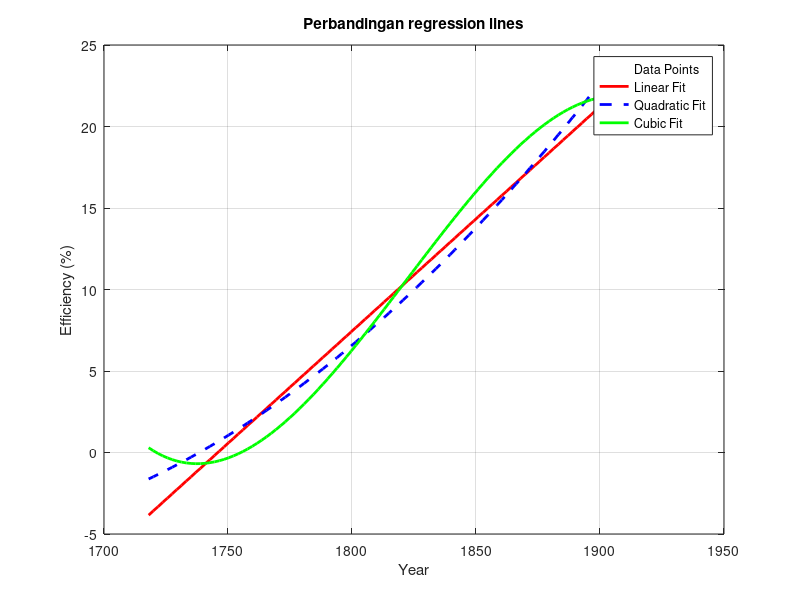

The MATLAB source for this figure:
year = [1718, 1767, 1774, 1775, 1792, 1816, 1828, 1834, 1878, 1906];
efficiency = [0.5, 0.8, 1.4, 2.7, 4.5, 7.5, 12.0, 17.0, 17.2, 23.0];
type = {'Newcomen', 'Smeaton', 'Smeaton', 'Watt', 'Watt', 'Woolf compound'};

x = year;
y = efficiency;

n = length(x);

sum_x = sum(x);
sum_y = sum(y);
sum_xy = sum(x .* y);
sum_x2 = sum(x.^2);

a1 = (n * sum_xy - sum_x * sum_y) / (n * sum_x2 - sum_x^2);
a0 = mean(y) - a1 * mean(x);


disp(a0);
disp(a1);


% Create regression line for plotting
x_fit = linspace(min(x), max(x), 100);
y_linear = a0 + a1 * x_fit;

% Quadratic Regression
sum_x3 = sum(x.^3);
sum_x4 = sum(x.^4);
sum_x2y = sum((x.^2) .* y);

A = [n      sum_x   sum_x2;
     sum_x  sum_x2  sum_x3;
     sum_x2 sum_x3  sum_x4];

b = [sum_y; sum_xy; sum_x2y]; % right side of the equation

coeffs2 = A \ b;
a0_q = coeffs2(1);
a1_q = coeffs2(2);
a2_q = coeffs2(3);

y_quad = a0_q + a1_q * x_fit + a2_q * x_fit.^2;

% Cubic Regression
sum_x5 = sum(x.^5);
sum_x6 = sum(x.^6);
sum_x3y = sum((x.^3) .* y);

A3 = [n      sum_x   sum_x2  sum_x3;
      sum_x  sum_x2  sum_x3  sum_x4;
      sum_x2 sum_x3  sum_x4  sum_x5;
      sum_x3 sum_x4  sum_x5  sum_x6];

b3 = [sum_y; sum_xy; sum_x2y; sum_x3y];

coeffs3 = A3 \ b3;
a0_c = coeffs3(1);
a1_c = coeffs3(2);
a2_c = coeffs3(3);
a3_c = coeffs3(4);

y_cubic = a0_c + a1_c * x_fit + a2_c * x_fit.^2 + a3_c * x_fit.^3;

% Plot
figure
plot(x, y, 'white.', 'MarkerSize', 20); hold on;
plot(x_fit, y_linear, 'r-', 'LineWidth', 2);
plot(x_fit, y_quad, 'b--', 'LineWidth', 2);
plot(x_fit, y_cubic, 'g-', 'LineWidth', 2);

grid on
xlabel('Year');
ylabel('Efficiency (%)');
title('Perbandingan regression lines');
legend('Data Points', 'Linear Fit', 'Quadratic Fit', 'Cubic Fit');
hold off;

% Standard deviation calculation
y_pred_linear = a0 + a1 * x;
y_pred_quad = a0_q + a1_q * x + a2_q * x.^2;
y_pred_cubic = a0_c + a1_c * x + a2_c * x.^2 + a3_c * x.^3;

residuals_linear = y - y_pred_linear;
residuals_quad = y - y_pred_quad;
residuals_cubic = y - y_pred_cubic;

n = length(x);
p_linear = 2; 
p_quad = 3;
p_cubic = 4;

% Standard deviation of residuals (standard error of estimate)
std_linear = sqrt(sum(residuals_linear.^2) / (n - p_linear));
std_quad = sqrt(sum(residuals_quad.^2) / (n - p_quad));
std_cubic = sqrt(sum(residuals_cubic.^2) / (n - p_cubic));

disp(std_linear)
